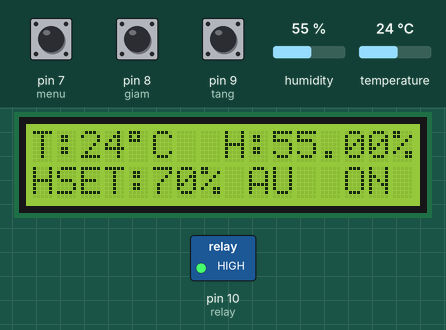
Recording of a sketch running on a simulated Arduino Uno, built with avr-gcc and run on an emulated ATmega328P. On the bench: 16×2 character LCD, switched loads named in the sketch (green lamp = pin HIGH). The inputs (shaded band) are chosen by the test bench; at power-on: pin 7 (menu) HIGH, pin 9 (tang) HIGH, temperature 24 °C, pin 8 (giam) HIGH, humidity 55 %.

Above: at 1.2 s.
1.3 s: pin 7 (menu) pulled LOW for 0.15 s
At 1.33 s:
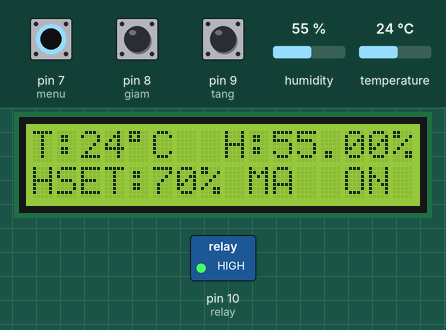
3.0 s: pin 9 (tang) pulled LOW for 3.2 s
At 7.2 s:
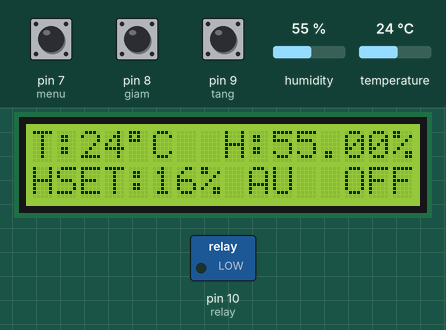
7.7 s: temperature set to 0 °C
At 8.0 s:
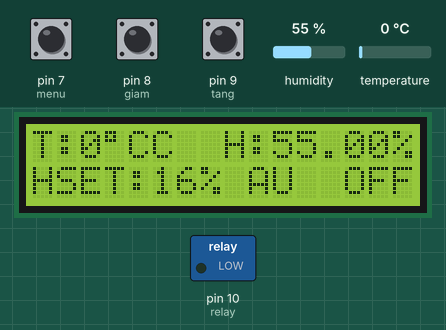
9.2 s: pin 8 (giam) pulled LOW for 1 s
At 11.0 s:
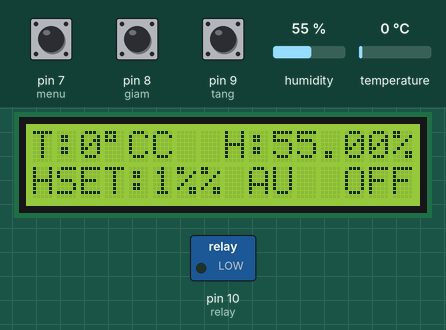
11.7 s: pin 8 (giam) pulled LOW for 0.15 s
At 12.6 s:
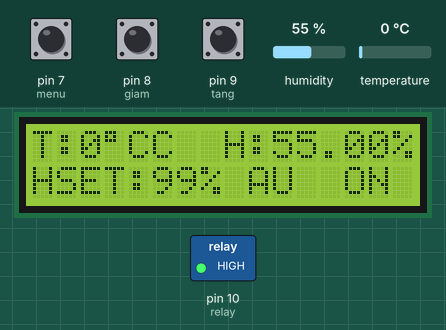
13.4 s: pin 9 (tang) pulled LOW for 0.15 s
At 13.54 s:
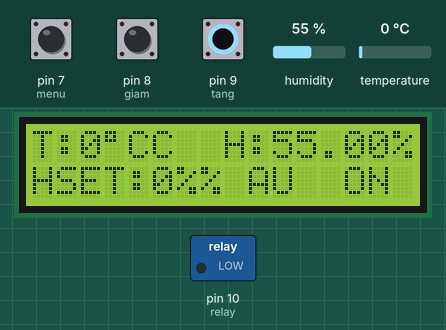
Timing chart, 0 to 16.0 s (numbered marks = the images above; inputs shaded):
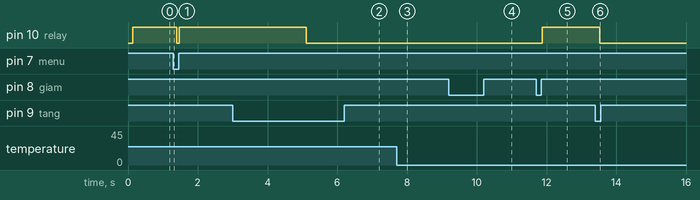

The sketch:

ArduinoNhayen.ino
```cpp
#include <SHT1x.h>
#include <LiquidCrystal_I2C.h>;
LiquidCrystal_I2C lcd(0x3F,16,2);
#define dataPin  3 // Vàng
#define clockPin 4 // Xanh duong
SHT1x sht1x(dataPin, clockPin);
int temp;
float humidity;
#define tang 9
#define giam 8
#define menu 7
#define relay 10
int humset = 70;
int chedo;
int states;
void setup()
{
  Serial.begin(9600);
  pinMode(9, INPUT_PULLUP);
  pinMode(7, INPUT_PULLUP);
  pinMode(8, INPUT_PULLUP);
  pinMode(10,OUTPUT);
  lcd.init();       //Kh?i d?ng màn hình. B?t d?u cho phép Arduino s? d?ng màn hình
  lcd.backlight();   //B?t dèn n?n
  chedo = 0;

}

void getSHT()
{
  temp = sht1x.readTemperatureC();
  humidity = sht1x.readHumidity();
  lcd.setCursor(0,0);
  lcd.print("T:");
  if(temp > 100 or temp < 0)
  {lcd.print("--");}
  else{lcd.print(temp);}
  lcd.print(char(223));
  lcd.print("C");
  lcd.setCursor(8,0);
  lcd.print("H:");
  if(humidity > 100 or humidity <0)
  {lcd.print("--.--");}
  else{lcd.print(humidity);}
  lcd.print("%");
  lcd.setCursor(0,1);
  lcd.print("HSET:");
  lcd.print(humset);
  lcd.print("%");
  lcd.setCursor(13,1);
  if(digitalRead(relay) == 1)
  {
    lcd.print("ON ");
  }
  if(digitalRead(relay) ==0)
  {
    lcd.print("OFF");
  }
}

void loop()
{
  while(true)
  {
    while(chedo == 0) // CHe do auto
    { lcd.setCursor(9,1);
      lcd.print("AU");
      getSHT();
      states =0;
      if(humidity < humset)
      {
         digitalWrite(relay,HIGH);
      }else{
         digitalWrite(relay,LOW);
      }
      // trang thai an nut
      if(digitalRead(tang)==0)//neu nhan nut nhan
      {
        humset = humset+1;
        if(humset > 99)
        {
          humset = 0;
        }
      }
      if(digitalRead(giam)==0)//neu nhan nut nhan
      {
        humset = humset -1;
        if(humset <0)
        {
          humset = 99;
        }
      }
     if(digitalRead(menu)==0)
     {
      chedo = chedo+1;
      if(chedo >1)
      {
        chedo =0;
      }
     }
    }

  // CHe do manu

    while ( chedo == 1)
    {
      lcd.setCursor(9,1);
     lcd.print("MA");
     getSHT();
     if(digitalRead(tang)==0)//neu nhan nut nhan
        {
          states = 1;
        }
     if(digitalRead(giam)==0)//neu nhan nut nhan
       {
         states = 0;
       }
     if(digitalRead(menu)==0)
       {
       chedo = chedo+1;
       if(chedo >1)
        {
        chedo =0;
       }
      }
      if(states == 1)
      {
        digitalWrite(relay,HIGH);
      }
      else
      {
        digitalWrite(relay,LOW);
      }
    }
  }
}
```

Measured:
- after the input at 1.3 s, pin 10 (relay): HIGH → LOW after 0.10 s, → HIGH 0.07 s later; the display: changes at once (image 1)
- after the input at 3.0 s, pin 10 (relay): HIGH → LOW after 2.1 s; the display: first changes after 0.07 s (image 2 shows a later state)
- after the input at 7.7 s, the display: changes at once (image 3)
- after the input at 9.2 s, the display: first changes after 0.07 s (image 4 shows a later state)
- after the input at 11.7 s, pin 10 (relay): LOW → HIGH after 0.18 s; the display: first changes after 0.10 s (image 5 shows a later state)
- after the input at 13.4 s, pin 10 (relay): HIGH → LOW after 0.13 s; the display: changes after 0.13 s (image 6)
